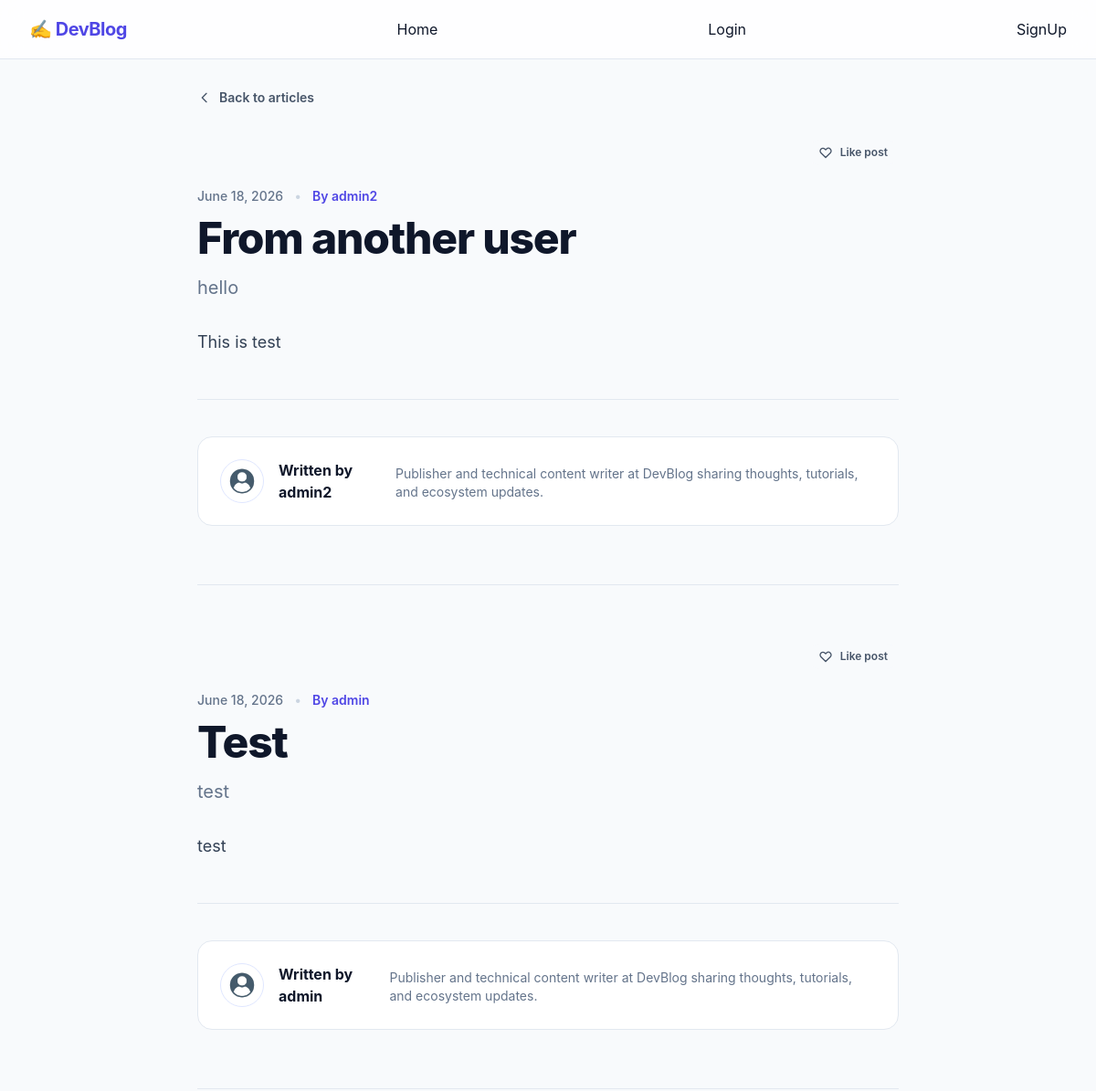
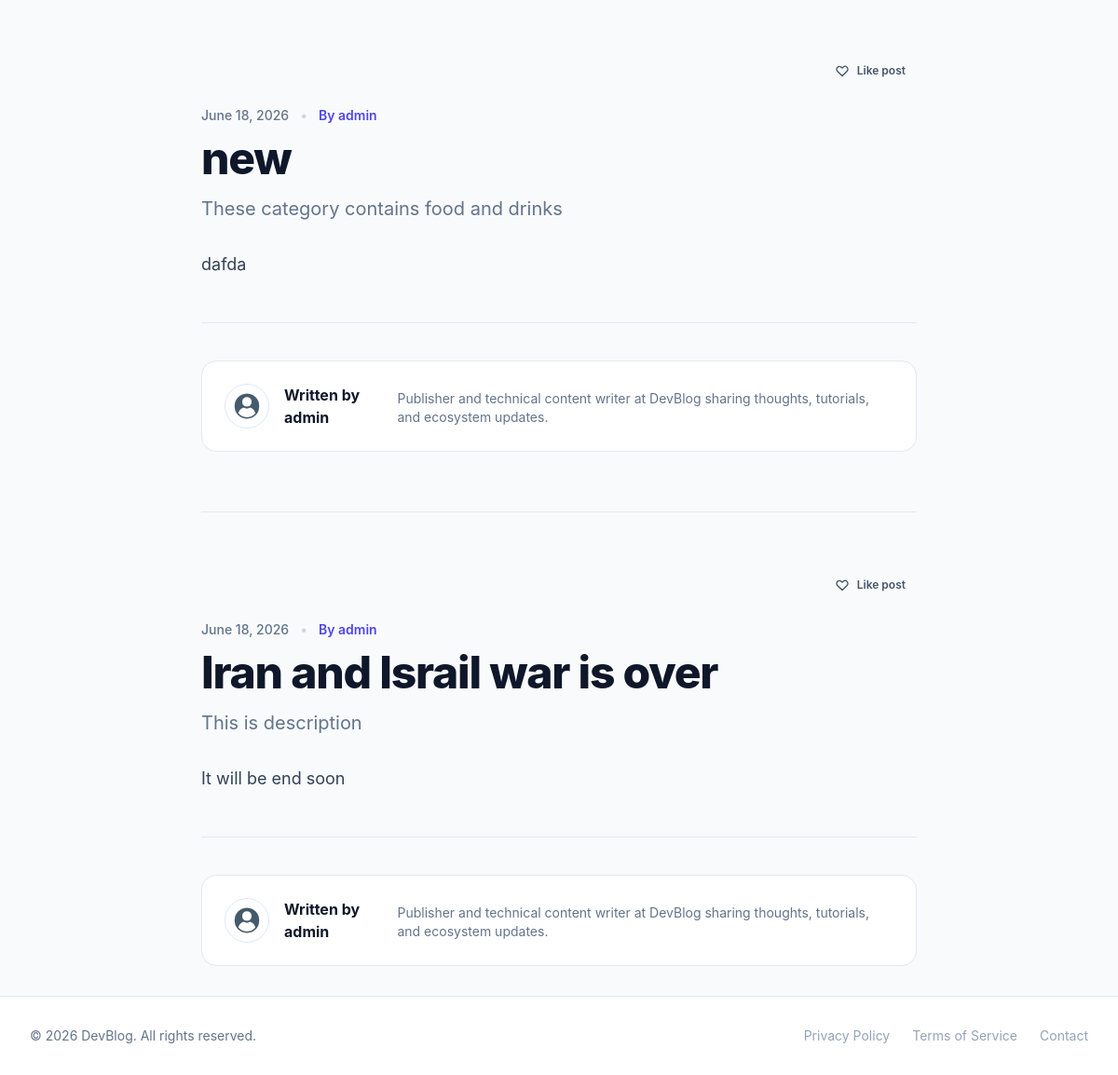
Before: / with the older database file (2 pictures, top to bottom).
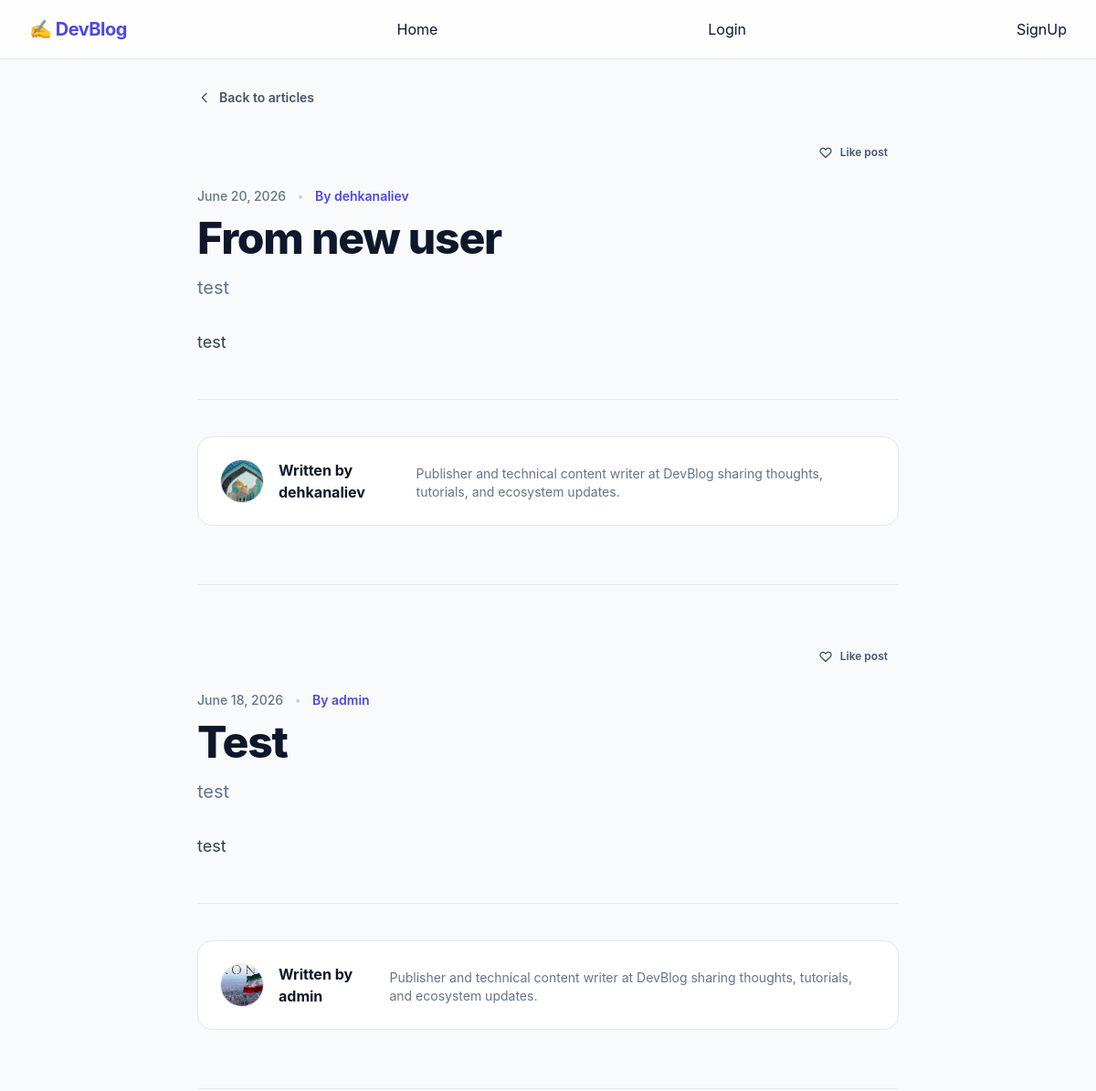
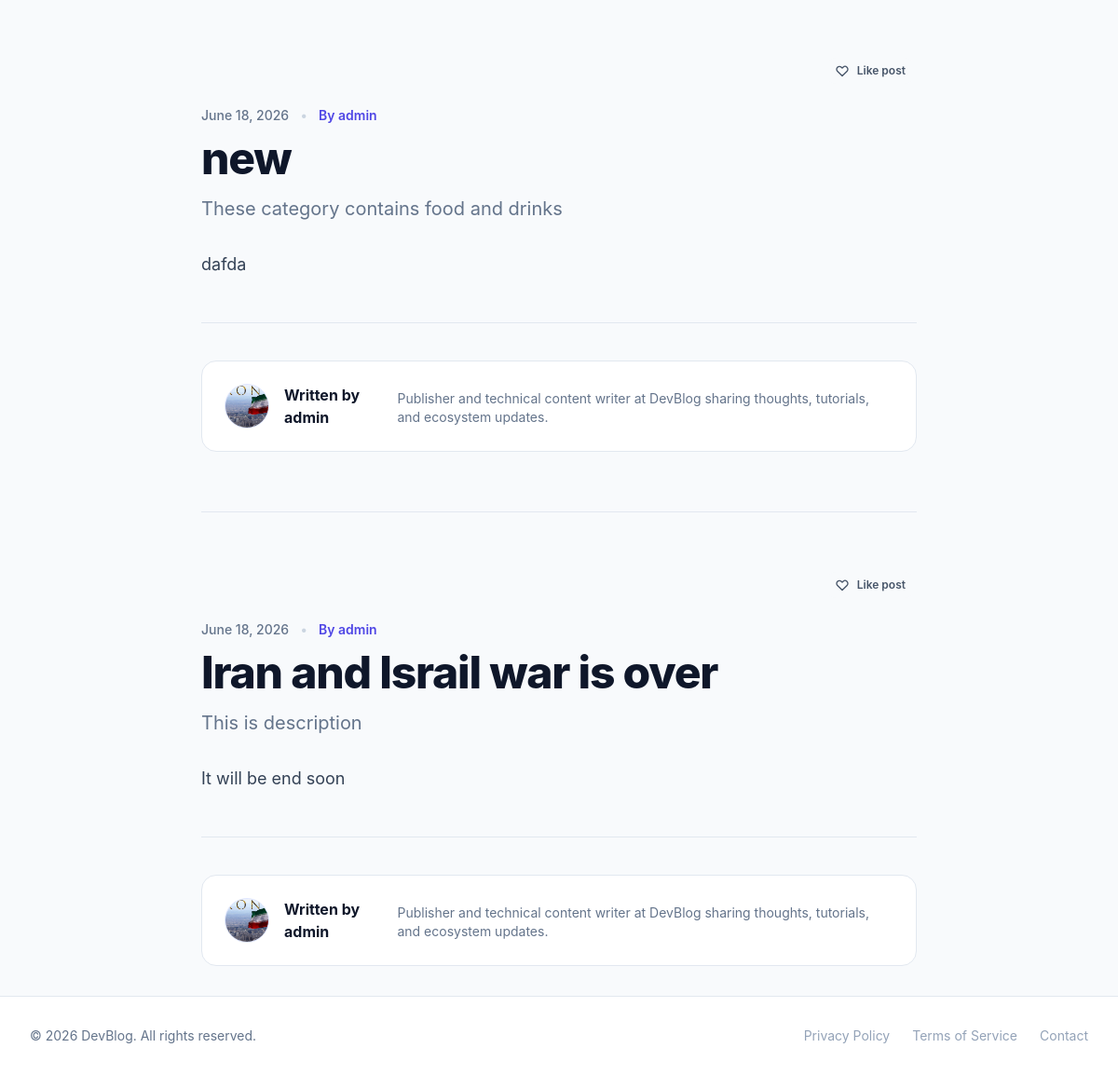
After: the same page with the newer database file (2 pictures, top to bottom).
### posts/models.py (models this page shows, shortened)
class Post(models.Model):
    title = models.CharField(max_length=100)
    desc = models.CharField(max_length=600)
    author = models.ForeignKey(CustomUser, on_delete=models.CASCADE)
    image = models.ImageField(upload_to='posts/', null=True, blank=True)
    body = models.TextField()
    category = models.ForeignKey(Category, on_delete=models.SET_NULL, null=True, blank=True)
    created_at = models.DateTimeField(auto_now_add=True)
    @property
    def users_who_liked(self):
        return [like.user for like in self.likes.all()]

### accounts/models.py (models this page shows)
class CustomUser(AbstractUser):
    age = models.IntegerField(null=True, blank=True)
    profile_img = models.ImageField(upload_to='avatars/', default='default_profile.jpg', blank=True)
    phone_number = models.CharField(max_length=15, blank=True, null=True)

### home/views.py (the view)
# urls.py: path('', HomeView.as_view(), name='home')
class HomeView(View):
    def get(self, request):
        posts = Post.objects.order_by('-id')[:6]
        return render(request, 'index.html', {'posts':posts})

### templates/index.html (shortened to what this page needs)
{% extends 'base.html' %}
{% block content %}
<div class="max-w-3xl mx-auto">
    <div class="mb-8">
        <a href="{% url 'home' %}" class="inline-flex items-center gap-2 text-sm font-semibold text-slate-600 hover:text-indigo-600 transition-colors group">
            <svg class="h-4 w-4 transform group-hover:-translate-x-1 transition-transform" fill="none" stroke="currentColor" stroke-width="2" viewBox="0 0 24 24">
                <path stroke-linecap="round" stroke-linejoin="round" d="M15 19l-7-7 7-7" />
            </svg>
            Back to articles
        </a>
    </div>
    <div class="space-y-16">
        {% for post in posts %}
            <div class="border-b border-slate-200 pb-16 last:border-b-0 last:pb-0">
                <div class="mb-6 flex items-center justify-end">
                    <form method="POST" action="{% url 'like' post.pk %}" class="inline-block">
                        {% if request.user in post.users_who_liked.all or request.user in post.users_who_liked %}
                            <button type="submit" class="inline-flex items-center gap-2 text-xs font-semibold text-rose-600 bg-rose-50 hover:bg-rose-100 px-3 py-1.5 rounded-full transition-colors">
                                <svg class="h-4 w-4 fill-rose-600" xmlns="http://www.w3.org/2000/svg" viewBox="0 0 24 24">
                                    <path d="M12 21.35l-1.45-1.32C5.4 15.36 2 12.28 2 8.5 2 5.42 4.42 3 7.5 3c1.74 0 3.41.81 4.5 2.09C13.09 3.81 14.76 3 16.5 3 19.58 3 22 5.42 22 8.5c0 3.78-3.4 6.86-8.55 11.54L12 21.35z"/>
                                </svg>
                                <span>Liked</span>
                            </button>
                        {% else %}
                            <button type="submit" class="inline-flex items-center gap-2 text-xs font-semibold text-slate-600 bg-slate-50 hover:bg-slate-100 hover:text-slate-900 px-3 py-1.5 rounded-full transition-colors">
                                <svg class="h-4 w-4 fill-none stroke-current stroke-2" xmlns="http://www.w3.org/2000/svg" viewBox="0 0 24 24">
                                    <path stroke-linecap="round" stroke-linejoin="round" d="M4.318 6.318a4.5 4.5 0 000 6.364L12 20.364l7.682-7.682a4.5 4.5 0 00-6.364-6.364L12 7.636l-1.318-1.318a4.5 4.5 0 00-6.364 0z" />
                                </svg>
                                <span>Like post</span>
                            </button>
                        {% endif %}
                    </form>
                </div>
                <a href="{% url 'post-detail' post.pk %}">
                    <header class="mb-8">
                        <div class="flex items-center gap-x-3 text-sm text-slate-500 mb-3">
                            <time datetime="{{ post.created_at|date:'Y-m-d' }}" class="font-medium">
                                {{ post.created_at|date:"F d, Y" }}
                            </time>
                            <span class="text-slate-300">•</span>
                            <span class="inline-flex items-center gap-1 font-semibold text-indigo-600">
                                By {{ post.author }}
                            </span>
                        </div>
                        <h1 class="text-3xl font-extrabold tracking-tight text-slate-900 sm:text-4xl md:text-5xl leading-tight">
                            {{ post.title }}
                        </h1>
                        {% if post.desc %}
                            <p class="mt-4 text-lg md:text-xl text-slate-500 font-normal leading-relaxed">
                                {{ post.desc }}
                            </p>
                        {% endif %}
                    </header>
                    <div class="prose prose-indigo max-w-none text-slate-700 leading-relaxed space-y-6 text-base md:text-lg">
                        {{ post.body|linebreaks }}
                    </div>
                </a>
                 <a href="{% url 'user-profile' post.author.username %}">
                    <section class="mt-12 pt-10 border-t border-slate-200">
                        <div class="bg-white rounded-2xl border border-slate-200 p-6 flex flex-col sm:flex-row items-start sm:items-center gap-4">
                            <div class="h-12 w-12 rounded-full overflow-hidden bg-indigo-50 border border-indigo-100 flex items-center justify-center text-indigo-600 font-bold text-lg uppercase shadow-inner flex-shrink-0">
                                    {% if post.author.profile_img %}
                                        <img src="{{ post.author.profile_img.url }}" alt="{{ post.author }}" class="w-full h-full object-cover">
                                    {% else %}
                                        {{ post.author|slice:":1" }}
                                    {% endif %}
                                </div>
                                <h3 class="text-base font-bold text-slate-900">Written by {{ post.author }}</h3>
                                <p class="text-sm text-slate-500 mt-1">Publisher and technical content writer at DevBlog sharing thoughts, tutorials, and ecosystem updates.</p>
                        </div>
                    </section>
                 </a>
            </div>
        {% endfor %}
    </div>
</div>
{% endblock %}

### templates/base.html (shortened to what this page needs)
<!DOCTYPE html>
<html lang="en" class="h-full bg-slate-50 text-slate-900">
<head>
    <script src="https://cdn.tailwindcss.com"></script>
</head>
<body class="flex flex-col min-h-full font-sans antialiased">
    <header class="sticky top-0 z-50 bg-white/80 backdrop-blur-md border-b border-slate-200">
        <nav class="max-w-7xl mx-auto px-4 sm:px-6 lg:px-8 h-16 flex items-center justify-between">
            <div class="flex-shrink-0">
                <a href="{% url 'home' %}" class="text-xl font-bold tracking-tight text-indigo-600 hover:text-indigo-500 transition-colors">
                    ✍️ DevBlog
                </a>
            </div>
            <a href="{% url 'home' %}">Home</a>
            {% if request.user.is_authenticated %}
                <a href="{% url 'profile' %}">Profile</a>
                <a href="{% url 'logout' %}">Logout</a>
                <a href="{% url 'user_delete' %}">Delete</a>
            {% else %}
                <a href="{% url 'login' %}">Login</a>
                <a href="{% url 'signup' %}">SignUp</a>
            {% endif %}
        </nav>
    </header>
    <main class="flex-grow max-w-7xl w-full mx-auto px-4 sm:px-6 lg:px-8 py-8">
        {% block content %}
        {% endblock %}
    </main>
    <footer class="bg-white border-t border-slate-200 py-8">
        <div class="max-w-7xl mx-auto px-4 sm:px-6 lg:px-8 flex flex-col sm:flex-row items-center justify-between gap-4">
            <p class="text-sm text-slate-500">
                &copy; {% now "Y" %} DevBlog. All rights reserved.
            </p>
            <div class="flex space-x-6 text-sm text-slate-400">
                <a href="#" class="hover:text-slate-500">Privacy Policy</a>
                <a href="#" class="hover:text-slate-500">Terms of Service</a>
                <a href="#" class="hover:text-slate-500">Contact</a>
            </div>
        </div>
    </footer>
</body>
</html>

Changed rows visible on the page:
removed Post: shows "Like post", created_at "June 18, 2026", author "admin2", title "From another user", desc "hello", body "This is test", author.profile_img (placeholder picture)
added Post: shows "Like post", created_at "June 20, 2026", author "dehkanaliev", title "From new user", desc "test", body "test", author.profile_img (picture)
changed through a linked row, Post "Test": author.profile_img: a different picture
changed through a linked row, Post "new": author.profile_img: a different picture
changed through a linked row, Post "Iran and Israil war is over": author.profile_img: a different picture
